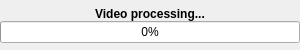
<?xml version="1.0" encoding="UTF-8"?>
<ui version="4.0">
 <class>WaitDlg</class>
 <widget class="QDialog" name="WaitDlg">
  <property name="geometry">
   <rect>
    <x>0</x>
    <y>0</y>
    <width>300</width>
    <height>50</height>
   </rect>
  </property>
  <property name="maximumSize">
   <size>
    <width>16777215</width>
    <height>16777215</height>
   </size>
  </property>
  <property name="windowTitle">
   <string>Please wait</string>
  </property>
  <layout class="QVBoxLayout" name="verticalLayout">
   <property name="spacing">
    <number>0</number>
   </property>
   <property name="leftMargin">
    <number>0</number>
   </property>
   <property name="topMargin">
    <number>0</number>
   </property>
   <property name="rightMargin">
    <number>0</number>
   </property>
   <property name="bottomMargin">
    <number>0</number>
   </property>
   <item>
    <spacer name="verticalSpacer_2">
     <property name="orientation">
      <enum>Qt::Vertical</enum>
     </property>
     <property name="sizeHint" stdset="0">
      <size>
       <width>20</width>
       <height>40</height>
      </size>
     </property>
    </spacer>
   </item>
   <item>
    <widget class="QLabel" name="label">
     <property name="maximumSize">
      <size>
       <width>16777215</width>
       <height>16777215</height>
      </size>
     </property>
     <property name="font">
      <font>
       <weight>75</weight>
       <bold>true</bold>
      </font>
     </property>
     <property name="text">
      <string>Video processing...</string>
     </property>
     <property name="scaledContents">
      <bool>true</bool>
     </property>
     <property name="alignment">
      <set>Qt::AlignCenter</set>
     </property>
    </widget>
   </item>
   <item>
    <widget class="QProgressBar" name="progressBar">
     <property name="value">
      <number>0</number>
     </property>
    </widget>
   </item>
   <item>
    <spacer name="verticalSpacer">
     <property name="orientation">
      <enum>Qt::Vertical</enum>
     </property>
     <property name="sizeHint" stdset="0">
      <size>
       <width>20</width>
       <height>40</height>
      </size>
     </property>
    </spacer>
   </item>
  </layout>
 </widget>
 <layoutdefault spacing="6" margin="11"/>
 <resources/>
 <connections/>
</ui>
